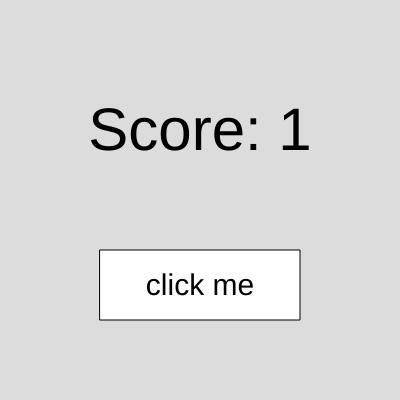
Frame 1 (no input)
Frame 60 (no input): identical to frame 1, image omitted
Frame 120 (the mouse pressed at the canvas centre since frame 60): identical to frame 1, image omitted

The p5.js sketch that drew this single still picture (run headless with seeded random() and noise() and a simulated clock; from frame 60 on, the mouse is pressed at the canvas centre):

// p5.js sketch
// ── sketch.js
var score = 1

function setup() {
  createCanvas(400, 400)
}

function draw() {
  background(220)

  drawScore()
  drawButton()

  if(isMouseInButton) { cursor(HAND) }
}

function drawScore() {
  fill(0)
  noStroke()
  textAlign(CENTER)
  textSize(60)
  text('Score: ' + score, 200, 150)
}

function drawButton() {
  stroke(0)
  fill(255)
  rect(100, 250, 200, 70)

  fill(0)
  noStroke()
  textAlign(CENTER)
  textSize(30)
  text('click me', 200, 295)
}

function mousePressed() {
  console.log("gets here")
  var shouldIncreaseScore = isMouseInButton()
  console.log(shouldIncreaseScore)
  if (shouldIncreaseScore) {
    score = score + 1
  }
}

function isMouseInButton() {
  var isInHorizontalRange = mouseX >= 100 && mouseX <= 300;
  var isInVerticalRange = mouseY >= 250 && mouseY <= 320;

  return isInHorizontalRange && isInVerticalRange;
}
